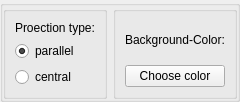
               <widget class="QGroupBox" name="groupBox_16">
                <property name="title">
                 <string/>
                </property>
                <property name="flat">
                 <bool>true</bool>
                </property>
                <layout class="QHBoxLayout" name="horizontalLayout_9">
                 <property name="leftMargin">
                  <number>0</number>
                 </property>
                 <property name="topMargin">
                  <number>0</number>
                 </property>
                 <property name="rightMargin">
                  <number>0</number>
                 </property>
                 <property name="bottomMargin">
                  <number>0</number>
                 </property>
                 <item>
                  <widget class="QGroupBox" name="groupBox_14">
                   <property name="title">
                    <string/>
                   </property>
                   <layout class="QVBoxLayout" name="verticalLayout_6">
                    <item>
                     <widget class="QLabel" name="label_7">
                      <property name="text">
                       <string>Proection type:</string>
                      </property>
                     </widget>
                    </item>
                    <item>
                     <widget class="QRadioButton" name="parallel_pro">
                      <property name="text">
                       <string>parallel</string>
                      </property>
                      <property name="checked">
                       <bool>true</bool>
                      </property>
                     </widget>
                    </item>
                    <item>
                     <widget class="QRadioButton" name="central_pro">
                      <property name="text">
                       <string>central</string>
                      </property>
                     </widget>
                    </item>
                   </layout>
                  </widget>
                 </item>
                 <item>
                  <widget class="QGroupBox" name="groupBox_15">
                   <property name="title">
                    <string/>
                   </property>
                   <layout class="QVBoxLayout" name="verticalLayout_7">
                    <item>
                     <widget class="QLabel" name="label_8">
                      <property name="text">
                       <string>Background-Color:</string>
                      </property>
                     </widget>
                    </item>
                    <item>
                     <widget class="QPushButton" name="backgroundcolor">
                      <property name="text">
                       <string>Choose color</string>
                      </property>
                     </widget>
                    </item>
                   </layout>
                  </widget>
                 </item>
                </layout>
               </widget>
